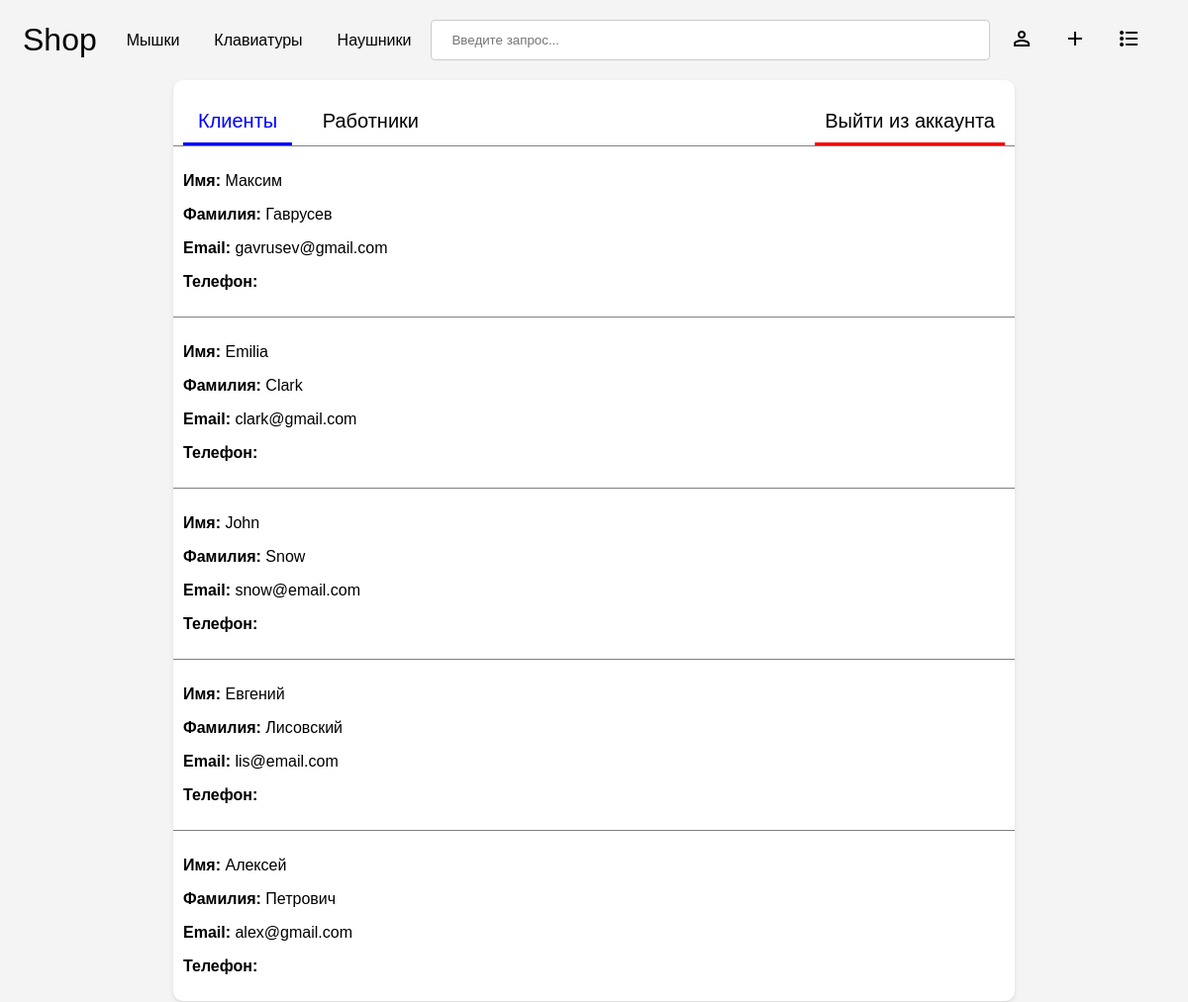
/person-panel/ (signed in), run on an earlier commit of the app's database.
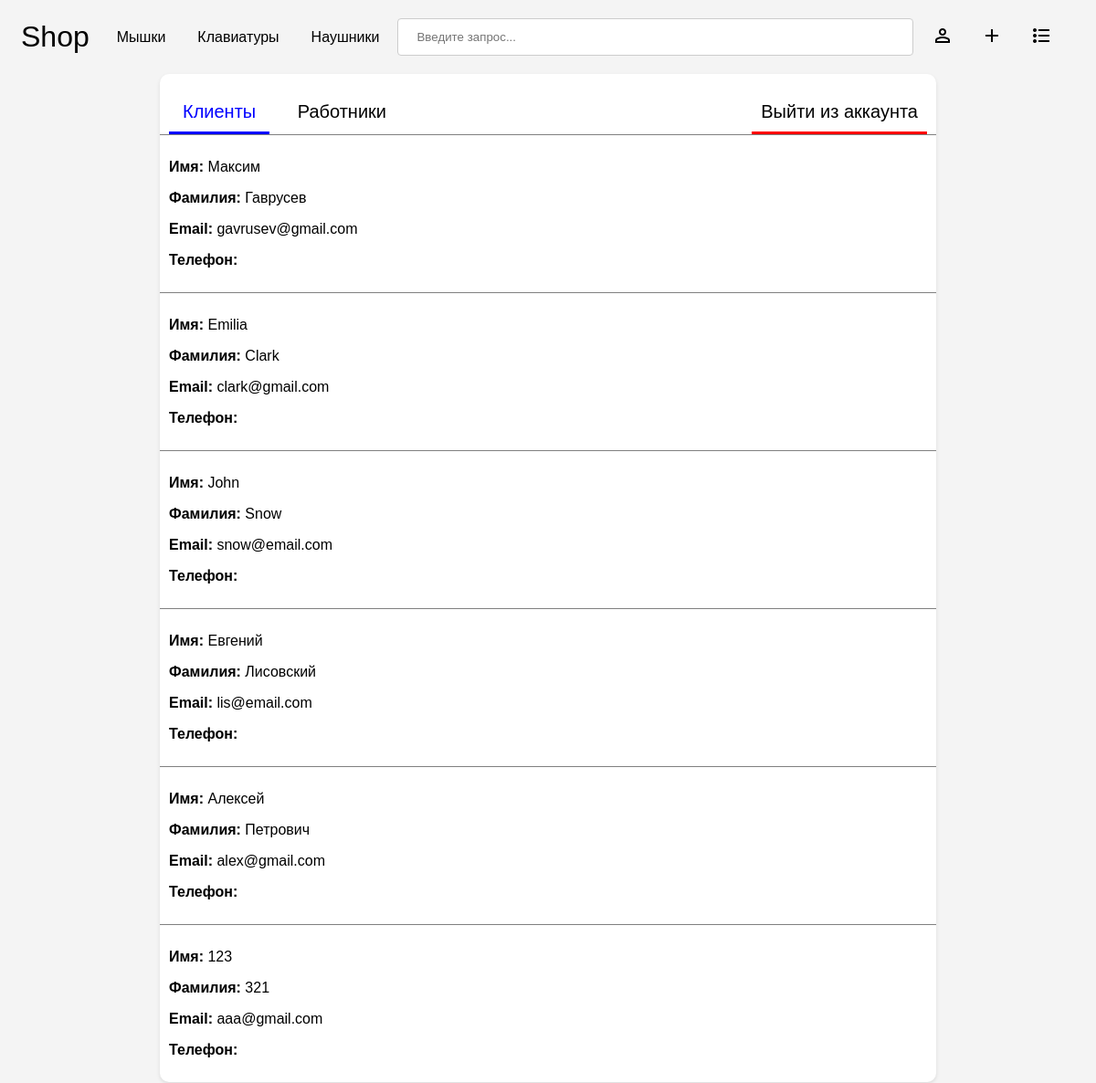
And on a later commit of the database.
### base/models.py (models this page shows)
class User(AbstractUser):
    email = models.EmailField(null=True, unique=True)
    phone_number = models.CharField(
        max_length=20,
        validators=[phone_regex],
        null = True,
        blank=False
    )
    username = models.CharField(max_length=100, blank = True, null = True)
    USERNAME_FIELD = 'email'
    REQUIRED_FIELDS = []

### base/views.py (the view)
# urls.py: path('person-panel/',views.personPanel, name = 'person-panel'),
@login_required(login_url='/login')
@user_passes_test(staff_is_allowed, login_url='/login')
def personPanel(request):
    users = User.objects.all
    context = {'users':users}
    return render(request, 'person-panel.html', context)

### base/context_processors.py (called while the page is built)
def cart_item_count(request):
    cart_count = 0
    cart = None
    if request.user.is_authenticated:
        cart,_ = Cart.objects.get_or_create(user=request.user, status = '-')
    elif request.session.session_key != None:
        cart,_ = Cart.objects.get_or_create(session_key=request.session.session_key,status = '-')
    if cart:
        cart_products = CartItem.objects.filter(cart=cart)
        if cart_products.exists():
            cart_count = cart_products.aggregate(Sum('quantity'))['quantity__sum']
        else:
            cart_count = 0
    return {'cart_item_count': cart_count}

### base/views.py (called while the page is built)
def staff_is_allowed(user):
  return user.is_staff

### templates/person-panel.html (shortened to what this page needs)
<!DOCTYPE html>
{% load static %}
<html lang="en">
<head>
</head>
<body>
    {% load custom_filters %}
    {% include 'navbar.html' %}
    <div class="admin-panel-wrapper">
        <ul class="tabs">
            <li class="tab-link active" data-tab="customers">Клиенты</li>
            <li class="tab-link" data-tab="staff">Работники</li>
            <a class="exit-link" href="{% url 'logout' %}">Выйти из аккаунта</a>
        </ul>
        <div id="customers" class="tab-content active">
            {% for user in users %}
                {% if not user.is_staff %}
                    <div class="person">
                        <div>
                            <p><strong>Имя:</strong> {{ user.first_name }}</p>
                            <p><strong>Фамилия:</strong> {{ user.last_name }}</p>
                            <p><strong>Email:</strong> {{ user.email }}</p>
                            <p><strong>Телефон:</strong> {% if user.phone_number %} {{ user.phone_number }} {% endif %}</p>
                        </div>
                    </div>
                {% endif %}
            {% endfor %}
        </div>
    </div>
</body>
</html>

What changed in the data, as far as the page shows it:
added User: first_name "123", last_name "321", email "aaa@gmail.com"
